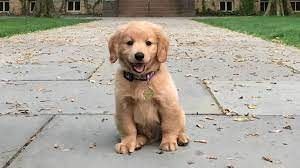
#> input picture CursoOpenCV/Dogs/Dog2.jfif, 300 x 168 px, found by its file name
$ python OpenCVdraw.py
#> lines starting #> are read from the running program, lines starting #| are printed output that depends on the picture
import cv2 as cv
import numpy as np

blank = np.zeros((500,500,3), dtype='uint8') # cria uma imagem preta de 500x500 pixels
cv.imshow('Blank', blank)

img = cv.imread('Dogs/dog2.jfif')
#> img is the input picture: shape (168, 300, 3); mean B, G, R 149.2, 162.3, 168.3
cv.imshow('Dog', img)

# [8 lines of commented-out code are left out]
cv.rectangle(blank, (0,0), (blank.shape[1]//2, blank.shape[0]//2), (255,0,0), thickness=cv.FILLED) # desenha um retangulo azul na imagem // cv.FILLED ou -1 pra preencher
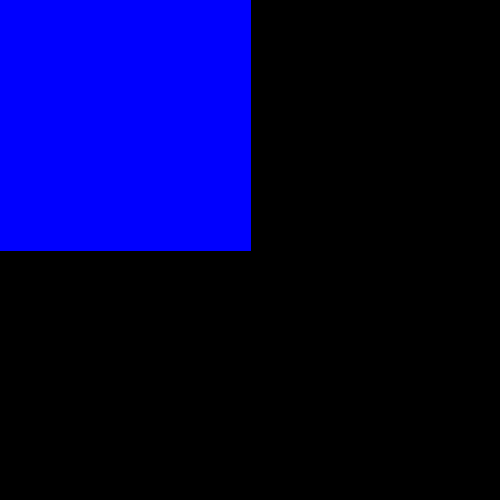
#> blank: shape (500, 500, 3); mean of channels 0, 1, 2 64.3, 0, 0; drawn as B, G, R
cv.imshow('Rectangle', blank)

cv.circle(blank, (blank.shape[1]//2, blank.shape[0]//2), 40, (0,0,255), thickness=-1) # desenha um circulo vermelho na imagem
cv.imshow('Rectangle', blank)

# Desenhar uma linha
cv.line(blank, (100, 250), (300, 400), (255,255,255), thickness=8) # desenha uma linha branca na imagem
cv.imshow('Line', blank)

# Escrever textto na imagem
cv.putText(blank, 'Hello World', (225,255), cv.FONT_HERSHEY_TRIPLEX, 1.0, (0,255,0), 2) # Escreve Hello World na imagem
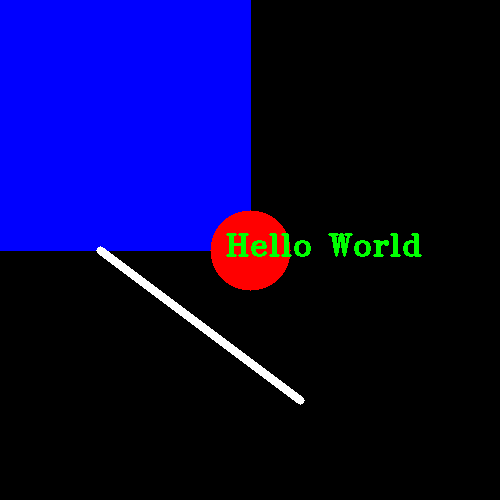
#> blank: shape (500, 500, 3); mean of channels 0, 1, 2 65, 4.1, 6.5; drawn as B, G, R
cv.imshow('Text', blank)

cv.waitKey(0)
